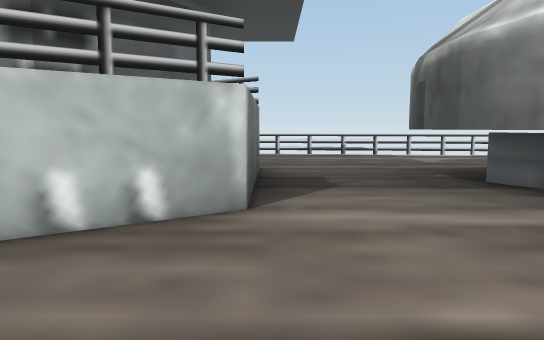
[1] (above)

16 first-person views from a walk through a 3-D level made in the Unity game engine. The camera is 1.5 m above the floor, tilts 6° down and sees 70° across. The floor is counted in squares, 2 m on a side. Each view is taken from the middle of a square. On the plan, view 1 faces up. The plan holds only what a view shows up to about 12 squares ahead; the rest is blank. The place goes on beyond the plan.

[2]
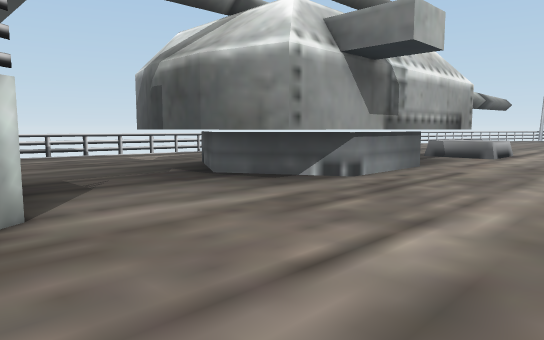

[3]
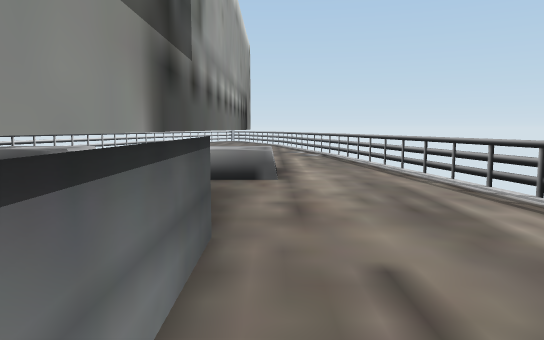

[4]
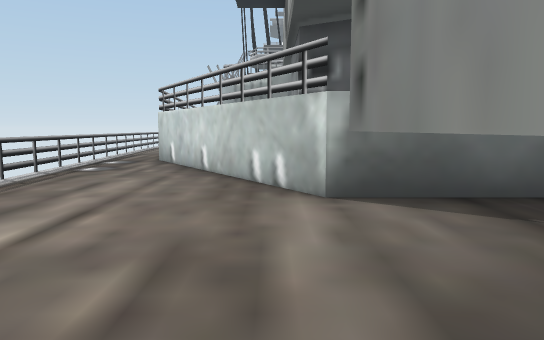

[5]
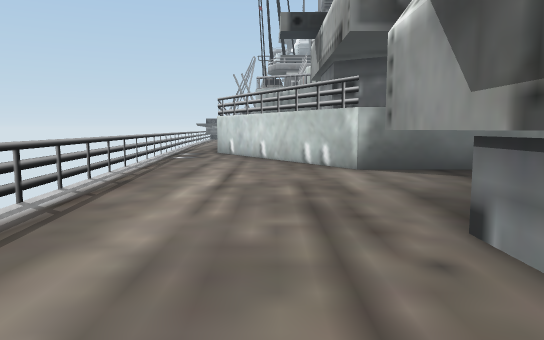

[6]
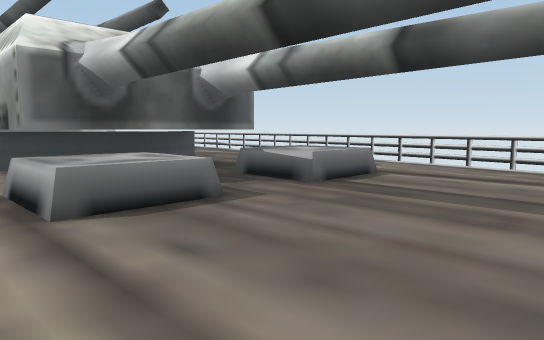

[7]
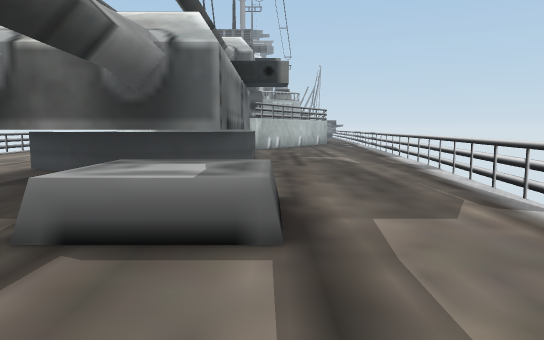

[8]
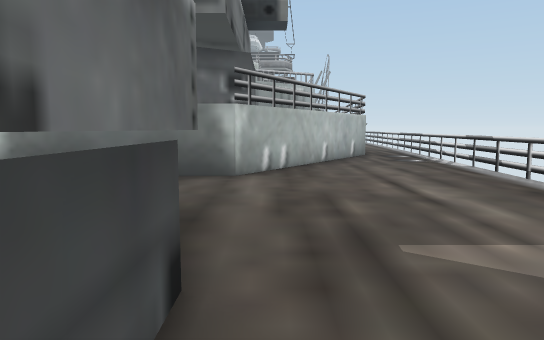

[9]
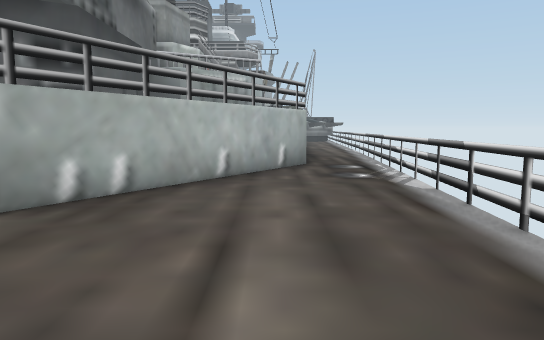

[10]
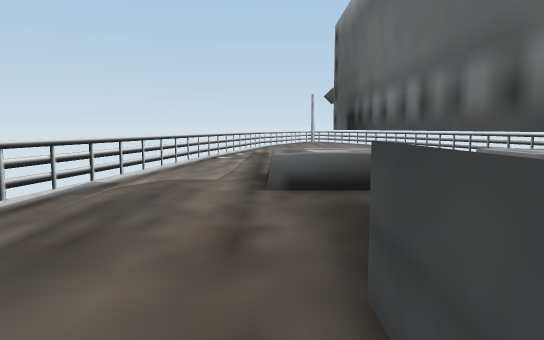

[11]
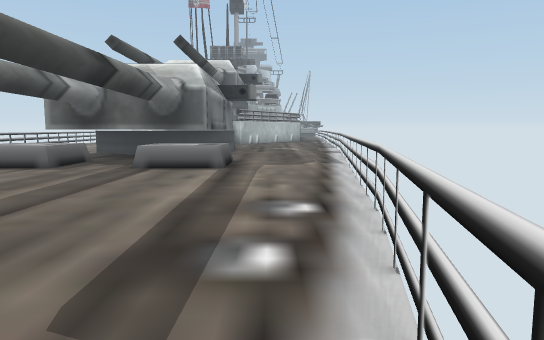

[12]
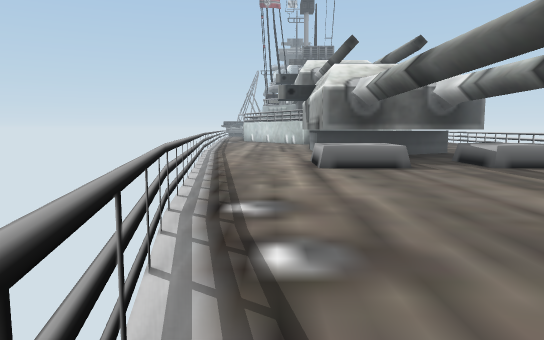

[13]
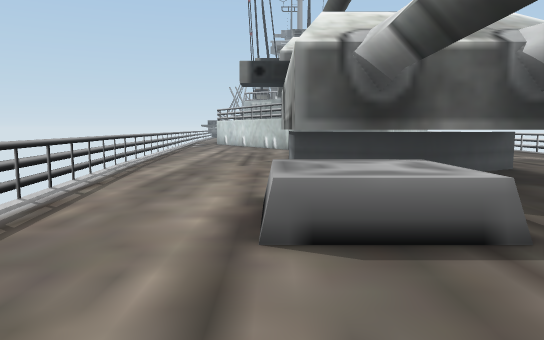

[14]
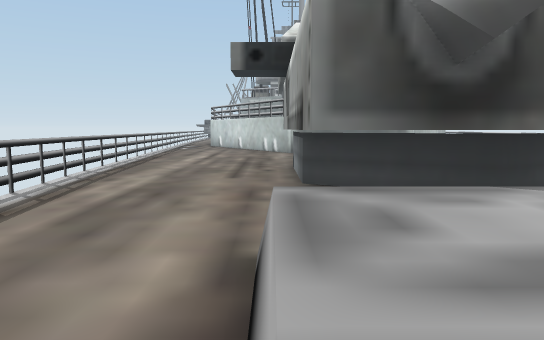

[15]
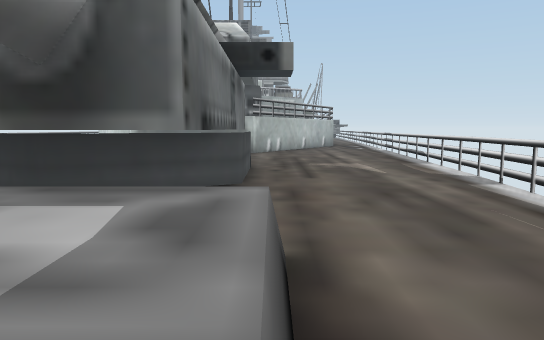

[16]
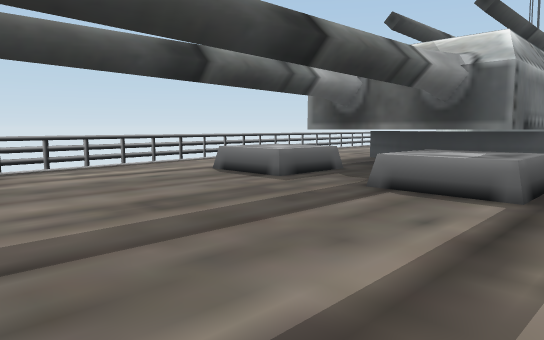

### Floor plan
Key: @ floor where view 1 was taken; # wall or solid block; . floor; = window, fence, low wall or low ledge; ^ raised ledge; T thing the floor can be seen under or through.
Columns run from 6 left of view 1 to 19 right of it. Each row starts with its distance up from view 1.
 13 ####
 12 ....======####
 11 ..............====###
 10 ##...................===#
  9  ###......................
  8    ###..........^^.......
  7      #...TTTTTTT^^......
  6      #...TT  TTT.......
  5      #...T#  #TT......
  4      #...#####TT^^......
  3    ###..........^^.......
  2  ###......................
  1 ##...................===#
  0 ......@.......====###
 -1 ....======####
 -2 ####

Where each view was taken, in squares from view 1:
view 1: 0 up, 0 right, facing up
view 2: 0 up, 1 left, facing up-right
view 3: 3 up, 4 right, facing right
view 4: 3 up, 4 right, facing left
view 5: 2 up, 7 right, facing left
view 6: 2 up, 15 right, facing up-left
view 7: 8 up, 14 right, facing left
view 8: 8 up, 6 right, facing left
view 9: 10 up, 3 right, facing left
view 10: 8 up, 5 right, facing right
view 11: 9 up, 19 right, facing left
view 12: 2 up, 19 right, facing left
view 13: 3 up, 14 right, facing left
view 14: 3 up, 12 right, facing left
view 15: 8 up, 12 right, facing left
view 16: 9 up, 16 right, facing down-left
